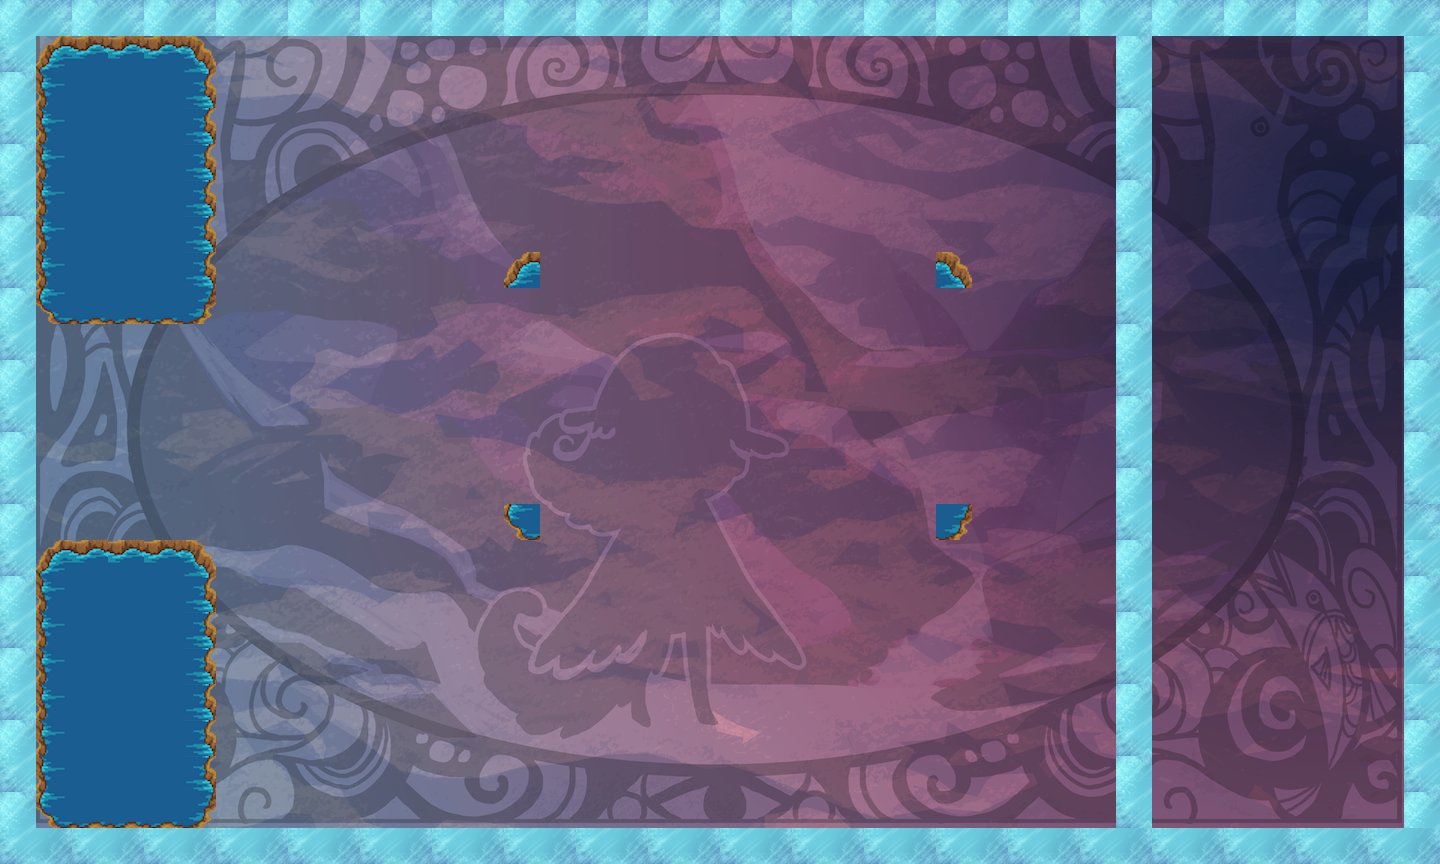

Rendered tile map (Tiled .tmx) drawn with the repository's tilesets; below, a short description and the map source with its tile grids summarised:
An orthogonal 40x24 tile map with 36x36 px tiles, 2 tile layers (bg, tiles), 5 tilesets.

<map version="1.0" orientation="orthogonal" width="40" height="24" tilewidth="36" tileheight="36">
 <properties>
  <property name="itemGoal" value="0" />
  <property name="itemSize" value="0" />
  <property name="moveObj" value="0" />
  <property name="playerLocation" value="!json! {&quot;x&quot;: 20, &quot;y&quot;:12 }" />
  <property name="tutorial" value="false" />
 </properties>
 <tileset firstgid="1" name="bg" tilewidth="1440" tileheight="864">
  <tileoffset x="-720" y="432" />
  <image source="../../../art/bg.png" width="1440" height="864" />
 </tileset>
 <tileset firstgid="2" name="redWall" tilewidth="36" tileheight="36">
  <image source="../../../art/redWall.png" width="72" height="72" />
  <tile id="0">
   <properties>
    <property name="bodyType" value="static" />
    <property name="collType" value="solid" />
    <property name="func" value="redWallCollision" />
    <property name="name" value="redWall" />
    <property name="physics:bounce" value="0" />
    <property name="physics:enabled" value="true" />
   </properties>
  </tile>
  <tile id="1">
   <properties>
    <property name="bodyType" value="static" />
    <property name="collType" value="solid" />
    <property name="func" value="redWallCollision" />
    <property name="name" value="redWall" />
    <property name="physics:bounce" value="0" />
    <property name="physics:enabled" value="true" />
   </properties>
  </tile>
  <tile id="2">
   <properties>
    <property name="bodyType" value="static" />
    <property name="collType" value="solid" />
    <property name="func" value="redWallCollision" />
    <property name="name" value="redWall" />
    <property name="physics:bounce" value="0" />
    <property name="physics:enabled" value="true" />
   </properties>
  </tile>
  <tile id="3">
   <properties>
    <property name="bodyType" value="static" />
    <property name="collType" value="solid" />
    <property name="func" value="redWallCollision" />
    <property name="name" value="redWall" />
    <property name="physics:bounce" value="0" />
    <property name="physics:enabled" value="true" />
   </properties>
  </tile>
 </tileset>
 <tileset firstgid="6" name="blueWall" tilewidth="36" tileheight="36">
  <image source="../../../art/blueWall.png" width="72" height="72" />
  <tile id="0">
   <properties>
    <property name="bodyType" value="static" />
    <property name="collType" value="wall" />
    <property name="func" value="blueWallCollision" />
    <property name="name" value="blueWall" />
    <property name="physics:bounce" value="0" />
    <property name="physics:enabled" value="true" />
   </properties>
  </tile>
  <tile id="1">
   <properties>
    <property name="bodyType" value="static" />
    <property name="collType" value="wall" />
    <property name="func" value="blueWallCollision" />
    <property name="name" value="blueWall" />
    <property name="physics:bounce" value="0" />
    <property name="physics:enabled" value="true" />
   </properties>
  </tile>
  <tile id="2">
   <properties>
    <property name="bodyType" value="static" />
    <property name="collType" value="wall" />
    <property name="func" value="blueWallCollision" />
    <property name="name" value="blueWall" />
    <property name="physics:bounce" value="0" />
    <property name="physics:enabled" value="true" />
   </properties>
  </tile>
  <tile id="3">
   <properties>
    <property name="bodyType" value="static" />
    <property name="collType" value="wall" />
    <property name="func" value="blueWallCollision" />
    <property name="name" value="blueWall" />
    <property name="physics:bounce" value="0" />
    <property name="physics:enabled" value="true" />
   </properties>
  </tile>
 </tileset>
 <tileset firstgid="10" name="greenWall" tilewidth="36" tileheight="36">
  <image source="../../../art/greenWall.png" width="72" height="72" />
  <tile id="0">
   <properties>
    <property name="bodyType" value="static" />
    <property name="collType" value="solid" />
    <property name="func" value="greenWallCollision" />
    <property name="name" value="greenWall" />
    <property name="physics:bounce" value="0" />
    <property name="physics:enabled" value="static" />
   </properties>
  </tile>
  <tile id="1">
   <properties>
    <property name="bodyType" value="static" />
    <property name="collType" value="solid" />
    <property name="func" value="greenWallCollision" />
    <property name="name" value="greenWall" />
    <property name="physics:bounce" value="0" />
    <property name="physics:enabled" value="true" />
   </properties>
  </tile>
  <tile id="2">
   <properties>
    <property name="bodyType" value="static" />
    <property name="collType" value="solid" />
    <property name="func" value="greenWallCollision" />
    <property name="name" value="greenWall" />
    <property name="physics:bounce" value="0" />
    <property name="physics:enabled" value="true" />
   </properties>
  </tile>
  <tile id="3">
   <properties>
    <property name="bodyType" value="static" />
    <property name="collType" value="solid" />
    <property name="func" value="greenWallCollision" />
    <property name="name" value="greenWall" />
    <property name="physics:bounce" value="0" />
    <property name="physics:enabled" value="true" />
   </properties>
  </tile>
 </tileset>
 <tileset firstgid="14" name="water" tilewidth="36" tileheight="36">
  <image source="../../../art/wateTileSet.png" width="108" height="108" />
  <tile id="0">
   <properties>
    <property name="bodyType" value="static" />
    <property name="collType" value="passThru" />
    <property name="escape" value="upLeft" />
    <property name="func" value="waterCollision" />
    <property name="name" value="water" />
    <property name="physics:enabled" value="true" />
   </properties>
  </tile>
  <tile id="1">
   <properties>
    <property name="bodyType" value="static" />
    <property name="collType" value="passThru" />
    <property name="escape" value="up" />
    <property name="func" value="waterCollision" />
    <property name="name" value="water" />
    <property name="physics:enabled" value="true" />
   </properties>
  </tile>
  <tile id="2">
   <properties>
    <property name="bodyType" value="static" />
    <property name="collType" value="passThru" />
    <property name="escape" value="upRight" />
    <property name="func" value="waterCollision" />
    <property name="name" value="water" />
    <property name="physics:enabled" value="true" />
   </properties>
  </tile>
  <tile id="3">
   <properties>
    <property name="bodyType" value="static" />
    <property name="collType" value="passThru" />
    <property name="escape" value="left" />
    <property name="func" value="waterCollision" />
    <property name="name" value="water" />
    <property name="physics:enabled" value="true" />
   </properties>
  </tile>
  <tile id="4">
   <properties>
    <property name="bodyType" value="static" />
    <property name="collType" value="passThru" />
    <property name="escape" value="up" />
    <property name="func" value="waterCollision" />
    <property name="name" value="water" />
    <property name="physics:bounce" value="0" />
    <property name="physics:enabled" value="true" />
   </properties>
  </tile>
  <tile id="5">
   <properties>
    <property name="bodyType" value="static" />
    <property name="collType" value="passThru" />
    <property name="escape" value="right" />
    <property name="func" value="waterCollision" />
    <property name="name" value="water" />
    <property name="physics:enabled" value="true" />
   </properties>
  </tile>
  <tile id="6">
   <properties>
    <property name="bodyType" value="static" />
    <property name="collType" value="passThru" />
    <property name="escape" value="downLeft" />
    <property name="func" value="waterCollision" />
    <property name="name" value="water" />
    <property name="physics:enabled" value="true" />
   </properties>
  </tile>
  <tile id="7">
   <properties>
    <property name="bodyType" value="static" />
    <property name="collType" value="passThru" />
    <property name="escape" value="down" />
    <property name="func" value="waterCollision" />
    <property name="name" value="water" />
    <property name="physics:enabled" value="true" />
   </properties>
  </tile>
  <tile id="8">
   <properties>
    <property name="bodyType" value="static" />
    <property name="collType" value="passThru" />
    <property name="escape" value="downRight" />
    <property name="func" value="waterCollision" />
    <property name="name" value="water" />
    <property name="physics:enabled" value="true" />
   </properties>
  </tile>
 </tileset>
 <layer name="bg" width="40" height="24">
  <data>[960 cells, 1 non-empty, 1 distinct tile ids]</data>
 </layer>
 <layer name="tiles" width="40" height="24">
  <data>[960 cells, 230 non-empty, 13 distinct tile ids]</data>
 </layer>
</map>
